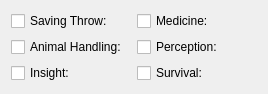
  <widget class="QWidget" name="layoutWidget7">
   <property name="geometry">
    <rect>
     <x>670</x>
     <y>280</y>
     <width>249</width>
     <height>76</height>
    </rect>
   </property>
   <layout class="QGridLayout" name="gridLayout_16">
    <item row="0" column="0">
     <widget class="QCheckBox" name="chkWisSave">
      <property name="minimumSize">
       <size>
        <width>120</width>
        <height>0</height>
       </size>
      </property>
      <property name="maximumSize">
       <size>
        <width>120</width>
        <height>16777215</height>
       </size>
      </property>
      <property name="text">
       <string>Saving Throw: </string>
      </property>
     </widget>
    </item>
    <item row="0" column="1">
     <widget class="QCheckBox" name="chkMedicine">
      <property name="minimumSize">
       <size>
        <width>120</width>
        <height>0</height>
       </size>
      </property>
      <property name="maximumSize">
       <size>
        <width>120</width>
        <height>16777215</height>
       </size>
      </property>
      <property name="text">
       <string>Medicine:</string>
      </property>
     </widget>
    </item>
    <item row="1" column="0">
     <widget class="QCheckBox" name="chkAnimalHandling">
      <property name="minimumSize">
       <size>
        <width>120</width>
        <height>0</height>
       </size>
      </property>
      <property name="maximumSize">
       <size>
        <width>120</width>
        <height>16777215</height>
       </size>
      </property>
      <property name="text">
       <string>Animal Handling:</string>
      </property>
     </widget>
    </item>
    <item row="1" column="1">
     <widget class="QCheckBox" name="chkPerception">
      <property name="minimumSize">
       <size>
        <width>120</width>
        <height>0</height>
       </size>
      </property>
      <property name="maximumSize">
       <size>
        <width>120</width>
        <height>16777215</height>
       </size>
      </property>
      <property name="text">
       <string>Perception:</string>
      </property>
     </widget>
    </item>
    <item row="2" column="0">
     <widget class="QCheckBox" name="chkInsight">
      <property name="minimumSize">
       <size>
        <width>120</width>
        <height>0</height>
       </size>
      </property>
      <property name="maximumSize">
       <size>
        <width>120</width>
        <height>16777215</height>
       </size>
      </property>
      <property name="text">
       <string>Insight:</string>
      </property>
     </widget>
    </item>
    <item row="2" column="1">
     <widget class="QCheckBox" name="chkSurvival">
      <property name="minimumSize">
       <size>
        <width>120</width>
        <height>0</height>
       </size>
      </property>
      <property name="maximumSize">
       <size>
        <width>120</width>
        <height>16777215</height>
       </size>
      </property>
      <property name="text">
       <string>Survival:</string>
      </property>
     </widget>
    </item>
   </layout>
  </widget>
